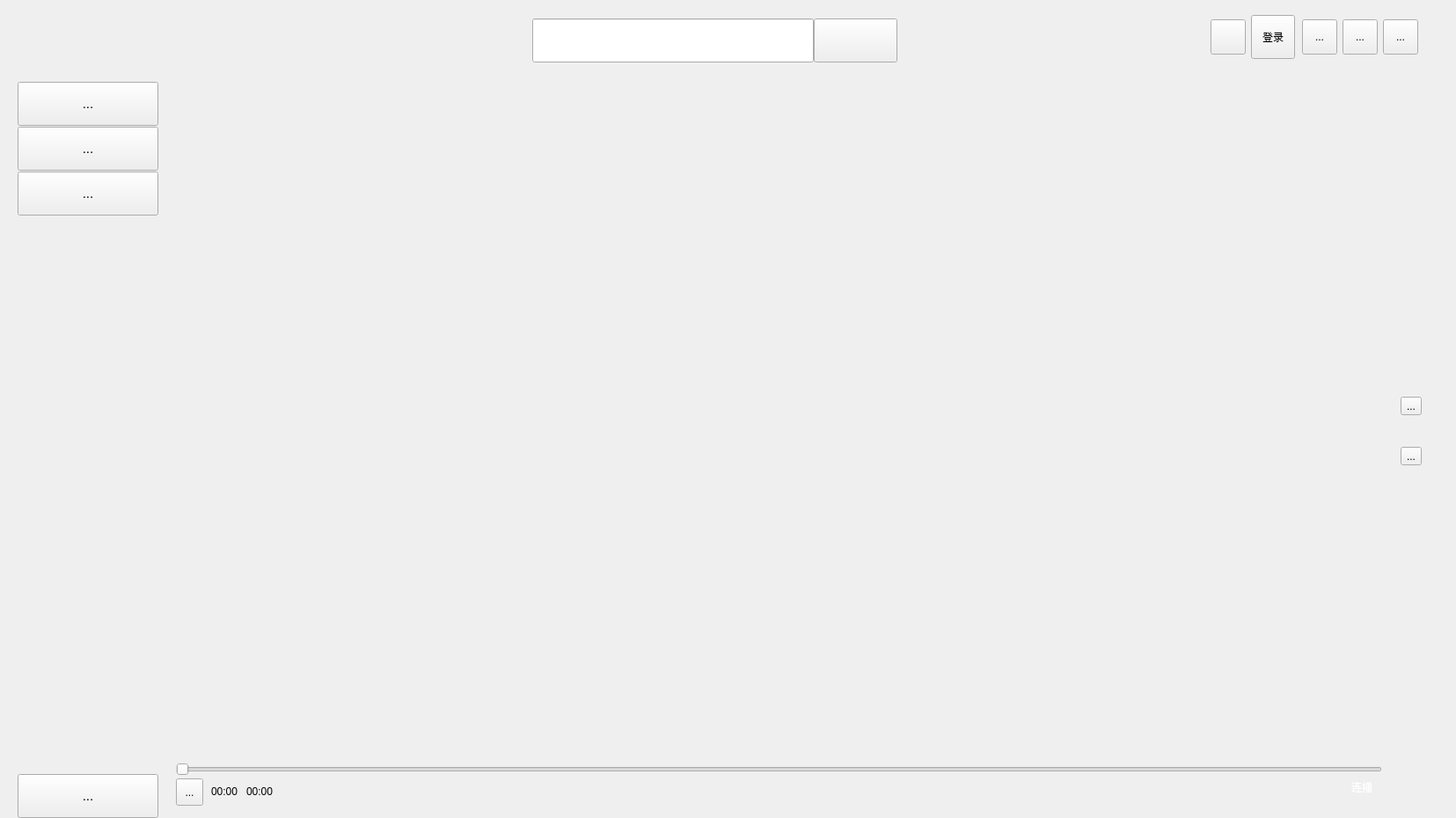
<?xml version="1.0" encoding="UTF-8"?>
<ui version="4.0">
 <class>MainWindow</class>
 <widget class="QWidget" name="MainWindow">
  <property name="geometry">
   <rect>
    <x>0</x>
    <y>0</y>
    <width>1655</width>
    <height>930</height>
   </rect>
  </property>
  <property name="minimumSize">
   <size>
    <width>1655</width>
    <height>930</height>
   </size>
  </property>
  <property name="maximumSize">
   <size>
    <width>1655</width>
    <height>930</height>
   </size>
  </property>
  <property name="windowTitle">
   <string>Widget_Main</string>
  </property>
  <property name="styleSheet">
   <string notr="true"/>
  </property>
  <widget class="QWidget" name="Title_bar" native="true">
   <property name="geometry">
    <rect>
     <x>0</x>
     <y>0</y>
     <width>1655</width>
     <height>85</height>
    </rect>
   </property>
   <property name="minimumSize">
    <size>
     <width>1655</width>
     <height>85</height>
    </size>
   </property>
   <property name="maximumSize">
    <size>
     <width>1655</width>
     <height>85</height>
    </size>
   </property>
   <widget class="QWidget" name="mange" native="true">
    <property name="geometry">
     <rect>
      <x>1480</x>
      <y>17</y>
      <width>172</width>
      <height>50</height>
     </rect>
    </property>
    <property name="minimumSize">
     <size>
      <width>172</width>
      <height>50</height>
     </size>
    </property>
    <property name="maximumSize">
     <size>
      <width>172</width>
      <height>50</height>
     </size>
    </property>
    <layout class="QHBoxLayout" name="horizontalLayout">
     <property name="leftMargin">
      <number>0</number>
     </property>
     <property name="topMargin">
      <number>0</number>
     </property>
     <property name="rightMargin">
      <number>0</number>
     </property>
     <property name="bottomMargin">
      <number>0</number>
     </property>
     <item>
      <widget class="QToolButton" name="btn_small">
       <property name="minimumSize">
        <size>
         <width>40</width>
         <height>40</height>
        </size>
       </property>
       <property name="maximumSize">
        <size>
         <width>40</width>
         <height>40</height>
        </size>
       </property>
       <property name="text">
        <string>...</string>
       </property>
       <property name="icon">
        <iconset resource="res.qrc">
         <normaloff>:/image/small2.png</normaloff>:/image/small2.png</iconset>
       </property>
       <property name="iconSize">
        <size>
         <width>16</width>
         <height>16</height>
        </size>
       </property>
      </widget>
     </item>
     <item>
      <widget class="QToolButton" name="btn_big">
       <property name="minimumSize">
        <size>
         <width>40</width>
         <height>40</height>
        </size>
       </property>
       <property name="maximumSize">
        <size>
         <width>40</width>
         <height>40</height>
        </size>
       </property>
       <property name="text">
        <string>...</string>
       </property>
       <property name="icon">
        <iconset resource="res.qrc">
         <normaloff>:/image/big2.png</normaloff>:/image/big2.png</iconset>
       </property>
       <property name="iconSize">
        <size>
         <width>16</width>
         <height>16</height>
        </size>
       </property>
      </widget>
     </item>
     <item>
      <widget class="QToolButton" name="btn_close">
       <property name="minimumSize">
        <size>
         <width>40</width>
         <height>40</height>
        </size>
       </property>
       <property name="maximumSize">
        <size>
         <width>40</width>
         <height>40</height>
        </size>
       </property>
       <property name="text">
        <string>...</string>
       </property>
       <property name="icon">
        <iconset resource="res.qrc">
         <normaloff>:/image/close2.png</normaloff>:/image/close2.png</iconset>
       </property>
       <property name="iconSize">
        <size>
         <width>16</width>
         <height>16</height>
        </size>
       </property>
      </widget>
     </item>
     <item>
      <spacer name="horizontalSpacer">
       <property name="orientation">
        <enum>Qt::Horizontal</enum>
       </property>
       <property name="sizeHint" stdset="0">
        <size>
         <width>37</width>
         <height>20</height>
        </size>
       </property>
      </spacer>
     </item>
    </layout>
   </widget>
   <widget class="QWidget" name="user" native="true">
    <property name="geometry">
     <rect>
      <x>1300</x>
      <y>0</y>
      <width>172</width>
      <height>85</height>
     </rect>
    </property>
    <property name="minimumSize">
     <size>
      <width>172</width>
      <height>85</height>
     </size>
    </property>
    <property name="maximumSize">
     <size>
      <width>172</width>
      <height>85</height>
     </size>
    </property>
    <layout class="QHBoxLayout" name="horizontalLayout_2">
     <item>
      <spacer name="horizontalSpacer_2">
       <property name="orientation">
        <enum>Qt::Horizontal</enum>
       </property>
       <property name="sizeHint" stdset="0">
        <size>
         <width>59</width>
         <height>20</height>
        </size>
       </property>
      </spacer>
     </item>
     <item>
      <widget class="QToolButton" name="btn_contribute">
       <property name="minimumSize">
        <size>
         <width>40</width>
         <height>40</height>
        </size>
       </property>
       <property name="maximumSize">
        <size>
         <width>40</width>
         <height>40</height>
        </size>
       </property>
      </widget>
     </item>
     <item>
      <widget class="QToolButton" name="btn_log">
       <property name="minimumSize">
        <size>
         <width>50</width>
         <height>50</height>
        </size>
       </property>
       <property name="maximumSize">
        <size>
         <width>50</width>
         <height>50</height>
        </size>
       </property>
       <property name="text">
        <string>登录</string>
       </property>
      </widget>
     </item>
    </layout>
   </widget>
   <widget class="QWidget" name="search" native="true">
    <property name="geometry">
     <rect>
      <x>600</x>
      <y>20</y>
      <width>420</width>
      <height>52</height>
     </rect>
    </property>
    <property name="minimumSize">
     <size>
      <width>420</width>
      <height>52</height>
     </size>
    </property>
    <property name="maximumSize">
     <size>
      <width>420</width>
      <height>52</height>
     </size>
    </property>
    <widget class="QLineEdit" name="let_search">
     <property name="geometry">
      <rect>
       <x>5</x>
       <y>1</y>
       <width>320</width>
       <height>50</height>
      </rect>
     </property>
     <property name="minimumSize">
      <size>
       <width>320</width>
       <height>50</height>
      </size>
     </property>
     <property name="maximumSize">
      <size>
       <width>320</width>
       <height>50</height>
      </size>
     </property>
     <property name="font">
      <font>
       <family>微软雅黑</family>
       <pointsize>12</pointsize>
      </font>
     </property>
     <property name="text">
      <string/>
     </property>
    </widget>
    <widget class="QPushButton" name="btn_search">
     <property name="geometry">
      <rect>
       <x>325</x>
       <y>1</y>
       <width>95</width>
       <height>50</height>
      </rect>
     </property>
     <property name="minimumSize">
      <size>
       <width>95</width>
       <height>50</height>
      </size>
     </property>
     <property name="maximumSize">
      <size>
       <width>95</width>
       <height>50</height>
      </size>
     </property>
     <property name="font">
      <font>
       <family>微软雅黑</family>
       <pointsize>12</pointsize>
       <bold>false</bold>
      </font>
     </property>
     <property name="text">
      <string/>
     </property>
     <property name="iconSize">
      <size>
       <width>32</width>
       <height>32</height>
      </size>
     </property>
    </widget>
   </widget>
  </widget>
  <widget class="QWidget" name="Navigation" native="true">
   <property name="geometry">
    <rect>
     <x>0</x>
     <y>85</y>
     <width>200</width>
     <height>795</height>
    </rect>
   </property>
   <property name="minimumSize">
    <size>
     <width>200</width>
     <height>795</height>
    </size>
   </property>
   <property name="maximumSize">
    <size>
     <width>200</width>
     <height>795</height>
    </size>
   </property>
   <layout class="QGridLayout" name="gridLayout">
    <property name="leftMargin">
     <number>0</number>
    </property>
    <property name="topMargin">
     <number>8</number>
    </property>
    <property name="rightMargin">
     <number>0</number>
    </property>
    <property name="bottomMargin">
     <number>0</number>
    </property>
    <property name="verticalSpacing">
     <number>1</number>
    </property>
    <item row="0" column="0">
     <widget class="QToolButton" name="btn_home">
      <property name="minimumSize">
       <size>
        <width>160</width>
        <height>50</height>
       </size>
      </property>
      <property name="maximumSize">
       <size>
        <width>160</width>
        <height>50</height>
       </size>
      </property>
      <property name="font">
       <font>
        <pointsize>11</pointsize>
       </font>
      </property>
      <property name="text">
       <string>...</string>
      </property>
      <property name="iconSize">
       <size>
        <width>24</width>
        <height>24</height>
       </size>
      </property>
      <property name="checkable">
       <bool>false</bool>
      </property>
      <property name="checked">
       <bool>false</bool>
      </property>
      <property name="autoExclusive">
       <bool>false</bool>
      </property>
     </widget>
    </item>
    <item row="1" column="0">
     <widget class="QToolButton" name="btn_play">
      <property name="minimumSize">
       <size>
        <width>160</width>
        <height>50</height>
       </size>
      </property>
      <property name="maximumSize">
       <size>
        <width>160</width>
        <height>50</height>
       </size>
      </property>
      <property name="font">
       <font>
        <pointsize>11</pointsize>
       </font>
      </property>
      <property name="styleSheet">
       <string notr="true"/>
      </property>
      <property name="text">
       <string>...</string>
      </property>
      <property name="iconSize">
       <size>
        <width>24</width>
        <height>24</height>
       </size>
      </property>
     </widget>
    </item>
    <item row="3" column="0">
     <spacer name="verticalSpacer">
      <property name="orientation">
       <enum>Qt::Vertical</enum>
      </property>
      <property name="sizeHint" stdset="0">
       <size>
        <width>20</width>
        <height>912</height>
       </size>
      </property>
     </spacer>
    </item>
    <item row="2" column="0">
     <widget class="QToolButton" name="btn_user">
      <property name="minimumSize">
       <size>
        <width>160</width>
        <height>50</height>
       </size>
      </property>
      <property name="maximumSize">
       <size>
        <width>160</width>
        <height>50</height>
       </size>
      </property>
      <property name="font">
       <font>
        <pointsize>11</pointsize>
       </font>
      </property>
      <property name="styleSheet">
       <string notr="true"/>
      </property>
      <property name="text">
       <string>...</string>
      </property>
      <property name="iconSize">
       <size>
        <width>24</width>
        <height>24</height>
       </size>
      </property>
     </widget>
    </item>
   </layout>
  </widget>
  <widget class="QStackedWidget" name="ShwoWindow">
   <property name="geometry">
    <rect>
     <x>200</x>
     <y>85</y>
     <width>1456</width>
     <height>847</height>
    </rect>
   </property>
   <property name="minimumSize">
    <size>
     <width>1456</width>
     <height>847</height>
    </size>
   </property>
   <property name="maximumSize">
    <size>
     <width>1456</width>
     <height>847</height>
    </size>
   </property>
   <property name="currentIndex">
    <number>1</number>
   </property>
   <widget class="QWidget" name="wdg_home">
    <property name="minimumSize">
     <size>
      <width>1456</width>
      <height>847</height>
     </size>
    </property>
    <property name="maximumSize">
     <size>
      <width>1456</width>
      <height>847</height>
     </size>
    </property>
    <widget class="MyListWidget" name="lw_recommendlist">
     <property name="geometry">
      <rect>
       <x>0</x>
       <y>0</y>
       <width>1415</width>
       <height>847</height>
      </rect>
     </property>
     <property name="minimumSize">
      <size>
       <width>1415</width>
       <height>847</height>
      </size>
     </property>
     <property name="maximumSize">
      <size>
       <width>1415</width>
       <height>847</height>
      </size>
     </property>
    </widget>
   </widget>
   <widget class="QWidget" name="wdg_play">
    <property name="minimumSize">
     <size>
      <width>1442</width>
      <height>845</height>
     </size>
    </property>
    <property name="maximumSize">
     <size>
      <width>1442</width>
      <height>845</height>
     </size>
    </property>
    <widget class="Mylabel" name="lb_palyer">
     <property name="geometry">
      <rect>
       <x>0</x>
       <y>0</y>
       <width>1375</width>
       <height>875</height>
      </rect>
     </property>
     <property name="minimumSize">
      <size>
       <width>1375</width>
       <height>875</height>
      </size>
     </property>
     <property name="maximumSize">
      <size>
       <width>1375</width>
       <height>875</height>
      </size>
     </property>
     <property name="text">
      <string/>
     </property>
    </widget>
    <widget class="Myslider" name="sl_progree">
     <property name="geometry">
      <rect>
       <x>0</x>
       <y>780</y>
       <width>1371</width>
       <height>20</height>
      </rect>
     </property>
     <property name="orientation">
      <enum>Qt::Horizontal</enum>
     </property>
    </widget>
    <widget class="QToolButton" name="btn_open">
     <property name="geometry">
      <rect>
       <x>0</x>
       <y>800</y>
       <width>31</width>
       <height>31</height>
      </rect>
     </property>
     <property name="text">
      <string>...</string>
     </property>
     <property name="icon">
      <iconset resource="res.qrc">
       <normaloff>:/image/Play _big.png</normaloff>:/image/Play _big.png</iconset>
     </property>
    </widget>
    <widget class="QWidget" name="episodic" native="true">
     <property name="geometry">
      <rect>
       <x>1300</x>
       <y>800</y>
       <width>68</width>
       <height>20</height>
      </rect>
     </property>
     <property name="minimumSize">
      <size>
       <width>68</width>
       <height>20</height>
      </size>
     </property>
     <property name="maximumSize">
      <size>
       <width>68</width>
       <height>20</height>
      </size>
     </property>
     <layout class="QHBoxLayout" name="horizontalLayout_3">
      <property name="spacing">
       <number>0</number>
      </property>
      <property name="leftMargin">
       <number>0</number>
      </property>
      <property name="topMargin">
       <number>0</number>
      </property>
      <property name="rightMargin">
       <number>0</number>
      </property>
      <property name="bottomMargin">
       <number>0</number>
      </property>
      <item>
       <widget class="SwitchControl" name="btn_conopen" native="true">
        <property name="minimumSize">
         <size>
          <width>36</width>
          <height>20</height>
         </size>
        </property>
        <property name="maximumSize">
         <size>
          <width>36</width>
          <height>20</height>
         </size>
        </property>
       </widget>
      </item>
      <item>
       <widget class="QLabel" name="lianbo">
        <property name="minimumSize">
         <size>
          <width>32</width>
          <height>20</height>
         </size>
        </property>
        <property name="maximumSize">
         <size>
          <width>32</width>
          <height>20</height>
         </size>
        </property>
        <property name="font">
         <font>
          <pointsize>9</pointsize>
         </font>
        </property>
        <property name="styleSheet">
         <string notr="true">color: rgb(255, 255, 255);</string>
        </property>
        <property name="text">
         <string>连播</string>
        </property>
       </widget>
      </item>
     </layout>
    </widget>
    <widget class="QWidget" name="up_and_down" native="true">
     <property name="geometry">
      <rect>
       <x>1380</x>
       <y>350</y>
       <width>55</width>
       <height>110</height>
      </rect>
     </property>
     <property name="minimumSize">
      <size>
       <width>55</width>
       <height>110</height>
      </size>
     </property>
     <property name="maximumSize">
      <size>
       <width>55</width>
       <height>110</height>
      </size>
     </property>
     <property name="sizeIncrement">
      <size>
       <width>0</width>
       <height>0</height>
      </size>
     </property>
     <layout class="QVBoxLayout" name="verticalLayout">
      <property name="spacing">
       <number>20</number>
      </property>
      <property name="leftMargin">
       <number>12</number>
      </property>
      <property name="topMargin">
       <number>0</number>
      </property>
      <property name="rightMargin">
       <number>0</number>
      </property>
      <property name="bottomMargin">
       <number>0</number>
      </property>
      <item>
       <widget class="QToolButton" name="lb_on">
        <property name="text">
         <string>...</string>
        </property>
       </widget>
      </item>
      <item>
       <widget class="QToolButton" name="lb_down">
        <property name="text">
         <string>...</string>
        </property>
       </widget>
      </item>
     </layout>
    </widget>
    <widget class="QLabel" name="lb_currentTime">
     <property name="geometry">
      <rect>
       <x>40</x>
       <y>807</y>
       <width>54</width>
       <height>16</height>
      </rect>
     </property>
     <property name="text">
      <string>00:00</string>
     </property>
    </widget>
    <widget class="QLabel" name="lb_totalTime">
     <property name="geometry">
      <rect>
       <x>80</x>
       <y>807</y>
       <width>54</width>
       <height>16</height>
      </rect>
     </property>
     <property name="text">
      <string>00:00</string>
     </property>
    </widget>
    <widget class="QLabel" name="lb_pause">
     <property name="geometry">
      <rect>
       <x>685</x>
       <y>335</y>
       <width>51</width>
       <height>51</height>
      </rect>
     </property>
     <property name="text">
      <string/>
     </property>
    </widget>
   </widget>
   <widget class="QWidget" name="wdg_user">
    <property name="minimumSize">
     <size>
      <width>1456</width>
      <height>847</height>
     </size>
    </property>
    <property name="maximumSize">
     <size>
      <width>1456</width>
      <height>847</height>
     </size>
    </property>
    <widget class="QWidget" name="wdg_personal" native="true">
     <property name="geometry">
      <rect>
       <x>0</x>
       <y>0</y>
       <width>1486</width>
       <height>185</height>
      </rect>
     </property>
     <property name="minimumSize">
      <size>
       <width>1456</width>
       <height>185</height>
      </size>
     </property>
     <property name="maximumSize">
      <size>
       <width>14856</width>
       <height>185</height>
      </size>
     </property>
     <widget class="QPushButton" name="pushButton">
      <property name="geometry">
       <rect>
        <x>60</x>
        <y>40</y>
        <width>101</width>
        <height>101</height>
       </rect>
      </property>
      <property name="text">
       <string>PushButton</string>
      </property>
     </widget>
     <widget class="QLabel" name="label">
      <property name="geometry">
       <rect>
        <x>170</x>
        <y>50</y>
        <width>54</width>
        <height>16</height>
       </rect>
      </property>
      <property name="text">
       <string>TextLabel</string>
      </property>
     </widget>
     <widget class="QLabel" name="label_2">
      <property name="geometry">
       <rect>
        <x>170</x>
        <y>80</y>
        <width>54</width>
        <height>16</height>
       </rect>
      </property>
      <property name="text">
       <string>TextLabel</string>
      </property>
     </widget>
     <widget class="QLabel" name="label_3">
      <property name="geometry">
       <rect>
        <x>230</x>
        <y>80</y>
        <width>54</width>
        <height>16</height>
       </rect>
      </property>
      <property name="text">
       <string>TextLabel</string>
      </property>
     </widget>
     <widget class="QLabel" name="label_5">
      <property name="geometry">
       <rect>
        <x>170</x>
        <y>110</y>
        <width>54</width>
        <height>16</height>
       </rect>
      </property>
      <property name="text">
       <string>TextLabel</string>
      </property>
     </widget>
     <widget class="QPushButton" name="pushButton_2">
      <property name="geometry">
       <rect>
        <x>1309</x>
        <y>123</y>
        <width>91</width>
        <height>31</height>
       </rect>
      </property>
      <property name="text">
       <string>PushButton</string>
      </property>
     </widget>
    </widget>
    <widget class="QPushButton" name="pushButton_3">
     <property name="geometry">
      <rect>
       <x>50</x>
       <y>200</y>
       <width>81</width>
       <height>41</height>
      </rect>
     </property>
     <property name="text">
      <string>PushButton</string>
     </property>
    </widget>
    <widget class="QPushButton" name="pushButton_4">
     <property name="geometry">
      <rect>
       <x>150</x>
       <y>200</y>
       <width>81</width>
       <height>41</height>
      </rect>
     </property>
     <property name="text">
      <string>PushButton</string>
     </property>
    </widget>
   </widget>
  </widget>
  <widget class="QToolButton" name="btn_set">
   <property name="geometry">
    <rect>
     <x>20</x>
     <y>880</y>
     <width>160</width>
     <height>50</height>
    </rect>
   </property>
   <property name="minimumSize">
    <size>
     <width>160</width>
     <height>50</height>
    </size>
   </property>
   <property name="maximumSize">
    <size>
     <width>160</width>
     <height>50</height>
    </size>
   </property>
   <property name="font">
    <font>
     <pointsize>11</pointsize>
    </font>
   </property>
   <property name="styleSheet">
    <string notr="true"/>
   </property>
   <property name="text">
    <string>...</string>
   </property>
   <property name="iconSize">
    <size>
     <width>24</width>
     <height>24</height>
    </size>
   </property>
  </widget>
 </widget>
 <customwidgets>
  <customwidget>
   <class>SwitchControl</class>
   <extends>QWidget</extends>
   <header>switchcontrol.h</header>
   <container>1</container>
  </customwidget>
  <customwidget>
   <class>Myslider</class>
   <extends>QSlider</extends>
   <header>myslider.h</header>
  </customwidget>
  <customwidget>
   <class>MyListWidget</class>
   <extends>QListWidget</extends>
   <header>mylistwidget.h</header>
  </customwidget>
  <customwidget>
   <class>Mylabel</class>
   <extends>QLabel</extends>
   <header location="global">mylabel.h</header>
  </customwidget>
 </customwidgets>
 <resources>
  <include location="res.qrc"/>
 </resources>
 <connections/>
</ui>
